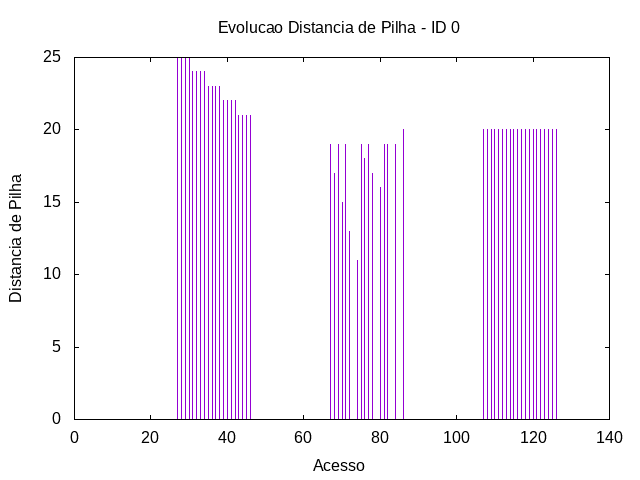

Reproduce this figure in gnuplot.
set term png
set output "../out/transp-distp-0.png"
set title "Evolucao Distancia de Pilha - ID 0"
set xlabel "Acesso"
set ylabel "Distancia de Pilha"
plot "../out/transp-acesso-2-0.gpdat" u 2:5 w impulses t ""
